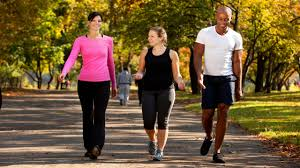
#> input picture test_images/download (1).jpg, 300 x 168 px, given in place of predictions.jpg, which was not available
$ jupyter execute --allow-errors mask_detection_less_dataset.ipynb   (shell and % lines are left out)
#> lines starting #> are read from the running program, lines starting #| are printed output that depends on the picture
[cell 1]
from google.colab import drive
#> (the rest of this cell did not finish here and is left out)

[cell 2]
# clone darknet repo

[cell 3]
# change makefile to have GPU and OPENCV enabled
%cd darknet

[cell 4]
# verify CUDA

[cell 5]
# make darknet (build)

[cell 6]
%cd ..

[cell 7]
# this creates a symbolic link so that now the path /content/gdrive/My\ Drive/ is equal to /mydrive

[cell 8]
%cd darknet

[cell 9]
# upload pretrained convolutional layer weights

[cell 10]
# !./darknet detector train data/obj.data cfg/yolov3.cfg darknet53.conv.74 -dont_show

[cell 11]
# calculate mAP when weighs=4000

[cell 12]
# calculate mAP when weighs=last=6000

[cell 13]
# METHOD 1 OF FINDING BOUNDING BOX

# define helper functions
def imShow(path):
#> called with path = 'predictions.jpg'
  import cv2
  import matplotlib.pyplot as plt
  %matplotlib inline

  image = cv2.imread(path)
#> image is the input picture: shape (168, 300, 3); mean B, G, R 55.5, 89.2, 111.8
  height, width = image.shape[:2]
#> height = 168; width = 300

  resized_image = cv2.resize(image,(3*width, 3*height), interpolation = cv2.INTER_CUBIC)
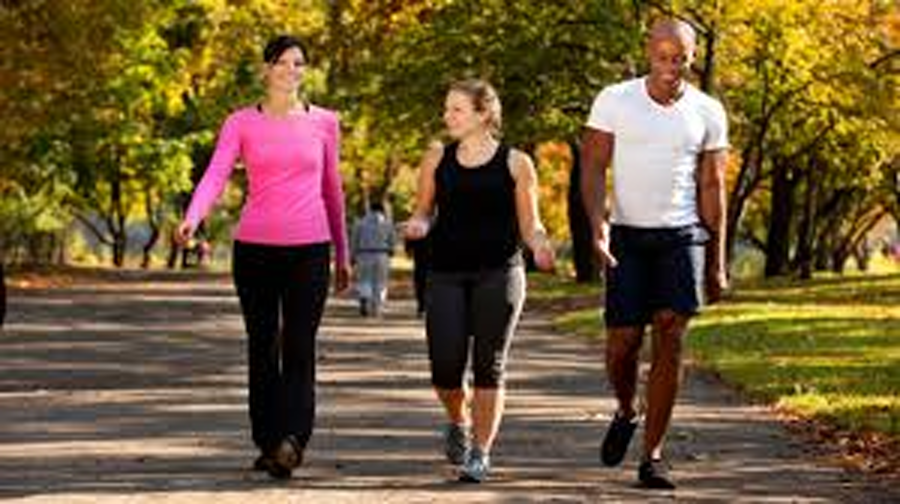
#> resized_image: shape (504, 900, 3); mean B, G, R 55.7, 89.2, 111.7

  fig = plt.gcf()
  fig.set_size_inches(18, 10)
  plt.axis("off")
  plt.imshow(cv2.cvtColor(resized_image, cv2.COLOR_BGR2RGB))
  plt.show()

# use this to upload files
def upload():
  from google.colab import files
  uploaded = files.upload()
  for name, data in uploaded.items():
    with open(name, 'wb') as f:
      f.write(data)
      print ('saved file', name)

# use this to download a file
def download(path):
  from google.colab import files
  files.download(path)


$ run again, on test_images/download.jpg
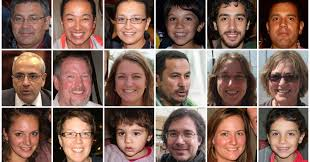
#> input picture test_images/download.jpg, 310 x 162 px, given in place of predictions.jpg, which was not available
#> in imShow, image is the input picture: shape (162, 310, 3); mean B, G, R 87.6, 98.3, 127.7
#> in imShow, `resized_image = cv2.resize(image,(3*width, 3*height), interpolation = ..`:
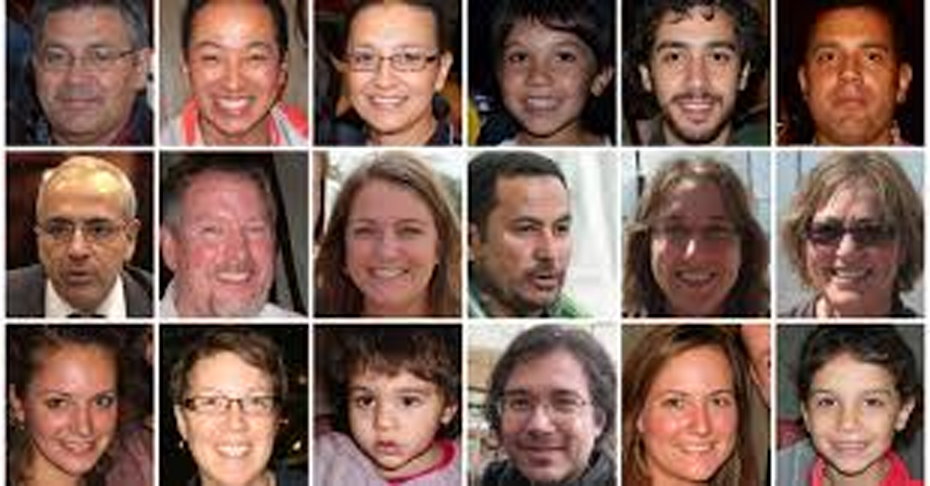
#> resized_image: shape (486, 930, 3); mean B, G, R 87.7, 98.4, 127.7

$ run again, on test_images/download23qws.jpg
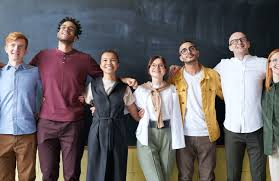
#> input picture test_images/download23qws.jpg, 279 x 181 px, given in place of predictions.jpg, which was not available
#> in imShow, image is the input picture: shape (181, 279, 3); mean B, G, R 101.8, 100.1, 105.4
#> in imShow, `resized_image = cv2.resize(image,(3*width, 3*height), interpolation = ..`:
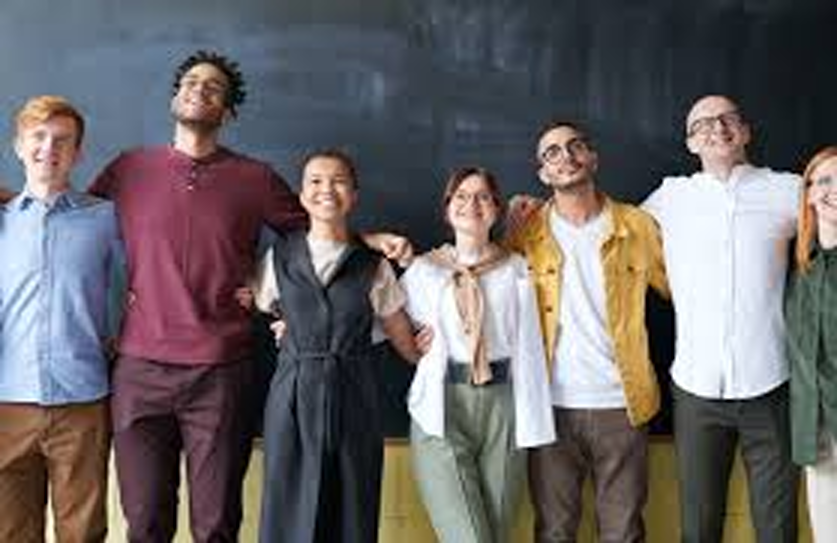
#> resized_image: shape (543, 837, 3); mean B, G, R 101.8, 100.1, 105.4
